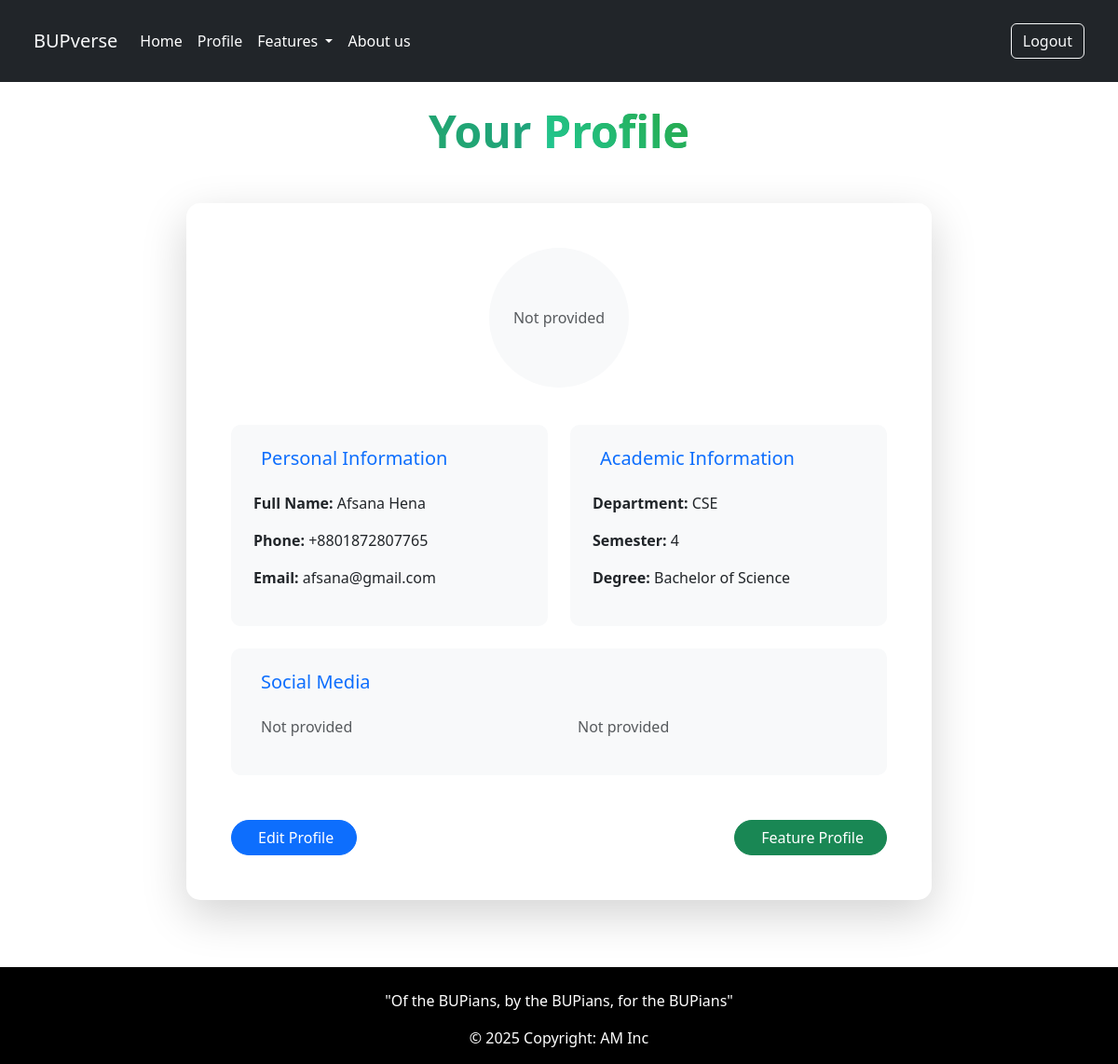
/profile/ (signed in), run on the app's committed database.
### core/models.py (models this page shows, shortened)
class UserProfile(models.Model):
    user = models.OneToOneField(User, on_delete=models.CASCADE)
    full_name = models.CharField(max_length=100)
    department = models.CharField(max_length=50, choices=DEPARTMENT_CHOICES)
    semester = models.CharField(max_length=2, choices=SEMESTER_CHOICES)
    degree = models.CharField(max_length=3, choices=degree_choices)
    phone_number = PhoneNumberField(blank=True, null=True)
    linkedin = models.URLField(blank=True, null=True)
    facebook = models.URLField(blank=True, null=True)
    additional_info = models.TextField(blank=True, null=True)
    pic = models.ImageField(upload_to='user_pic/', blank=True, null=True)
    is_complete = models.BooleanField(default=False)

### core/views.py (the view)
# urls.py: path('profile/', v1.profile, name='profile'),
@login_required
def profile(request):
    profile = get_object_or_404(UserProfile, user=request.user)
    return render(request, 'profile.html', {'profile': profile})

### templates/profile.html (shortened to what this page needs)
{% extends 'layout.html' %}
{% load static %}
{% block content %}
<div class="container py-4">
  <div class="text-center mb-5">
    <h1 class="display-5 fw-bold text-gradient-primary">
      Your <span class="text-gradient-success">Profile</span>
    </h1>
  </div>
  <div class="card border-0 shadow-lg mx-auto" style="border-radius: 15px; max-width: 800px;">
    <div class="card-body p-5">
      <div class="text-center mb-4">
        {% if profile.pic %}
          <img src="{{ profile.pic.url }}" class="rounded-circle mb-3" width="150" height="150">
        {% else %}
          <div class="rounded-circle bg-light d-inline-flex align-items-center justify-content-center mb-3 text-muted"
               style="width: 150px; height: 150px;">
            Not provided
          </div>
        {% endif %}
      </div>
      <div class="row g-4">
        <div class="col-md-6">
          <div class="profile-info-card p-4" style="border-radius: 10px; background-color: #f8f9fa;">
            <h5 class="mb-4 text-primary">Personal Information</h5>
            <p><strong>Full Name:</strong> {{ profile.full_name }}</p>
            <p><strong>Phone:</strong> {{ profile.phone_number }}</p>
            <p><strong>Email:</strong> {{ user.email }}</p>
          </div>
        </div>
        <div class="col-md-6">
          <div class="profile-info-card p-4" style="border-radius: 10px; background-color: #f8f9fa;">
            <h5 class="mb-4 text-primary">Academic Information</h5>
            <p><strong>Department:</strong> {{ profile.get_department_display }}</p>
            <p><strong>Semester:</strong> {{ profile.semester }}</p>
            <p><strong>Degree:</strong> {{ profile.get_degree_display }}</p>
          </div>
        </div>
        <div class="col-12">
          <div class="profile-info-card p-4" style="border-radius: 10px; background-color: #f8f9fa;">
            <h5 class="mb-4 text-primary">Social Media</h5>
            <div class="row">
              <div class="col-md-6">
                {% if profile.linkedin %}
                  <p><strong>LinkedIn:</strong> <a href="{{ profile.linkedin }}" target="_blank" class="text-decoration-none">
                    <i class="fab fa-linkedin text-primary me-2"></i>{{ profile.linkedin|truncatechars:30 }}
                  </a></p>
                {% else %}
                  <p class="text-muted">Not provided</p>
                {% endif %}
              </div>
              <div class="col-md-6">
                {% if profile.facebook %}
                  <p><strong>Facebook:</strong> <a href="{{ profile.facebook }}" target="_blank" class="text-decoration-none">
                    <i class="fab fa-facebook text-primary me-2"></i>{{ profile.facebook|truncatechars:30 }}
                  </a></p>
                {% else %}
                  <p class="text-muted">Not provided</p>
                {% endif %}
              </div>
            </div>
          </div>
        </div>
      </div>
      <div class="d-flex justify-content-between mt-5">
        <a href="{% url 'profile_edit' %}" class="btn btn-primary rounded-pill px-4">
           Edit Profile
        </a>
        <a href="{% url 'general_profile' %}" class="btn btn-success rounded-pill px-4">
           Feature Profile
        </a>
      </div>
    </div>
  </div>
</div>
{% endblock %}

### templates/profile.html (style rules this page uses)
.text-gradient-primary { background: linear-gradient(45deg, #28a745, #17a2b8); -webkit-background-clip: text; background-clip: text; -webkit-text-fill-color: transparent; }
.text-gradient-success { background: linear-gradient(45deg, #20c997, #28a745); -webkit-background-clip: text; background-clip: text; -webkit-text-fill-color: transparent; }
.profile-info-card { height: 100%; transition: transform 0.3s ease; }

### data on the page
UserProfile: full_name "Afsana Hena", phone_number "+8801872807765", department "CSE", semester "4", degree "Bachelor of Science"

### other printed values
{{ user.email }} "afsana@gmail.com"
